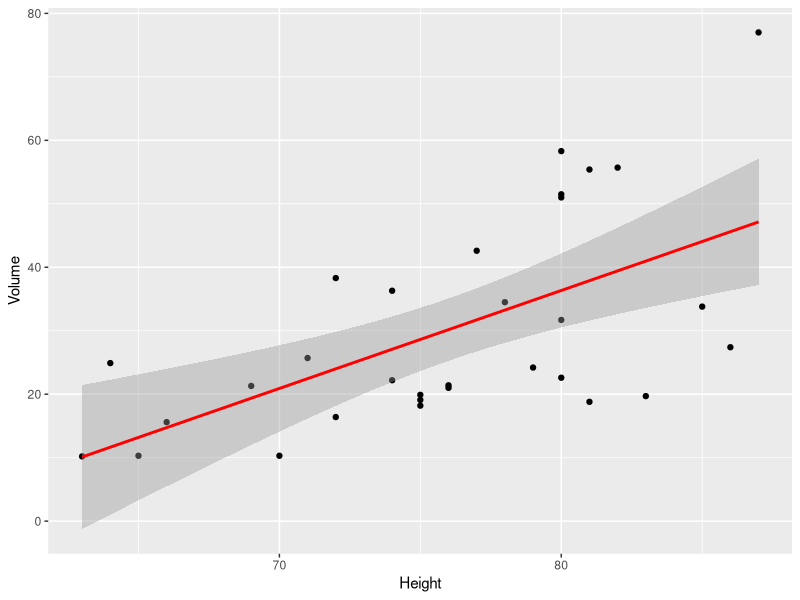
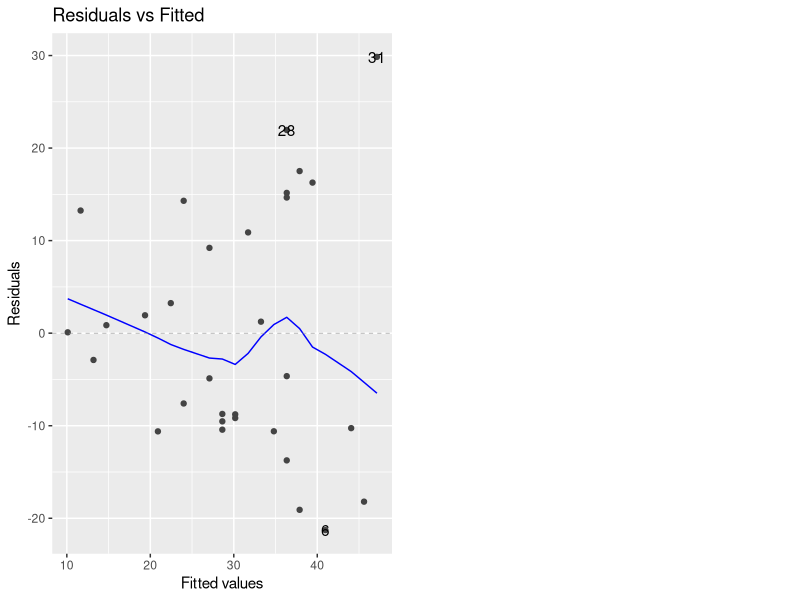
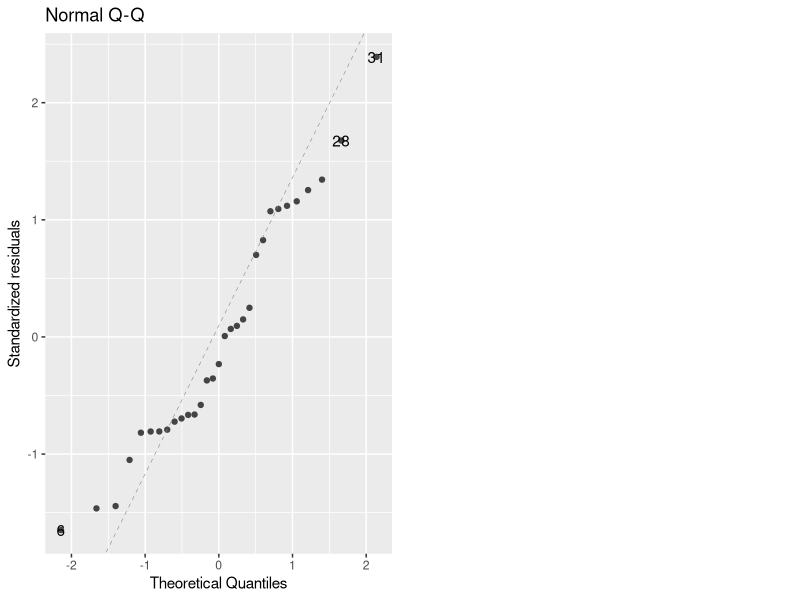
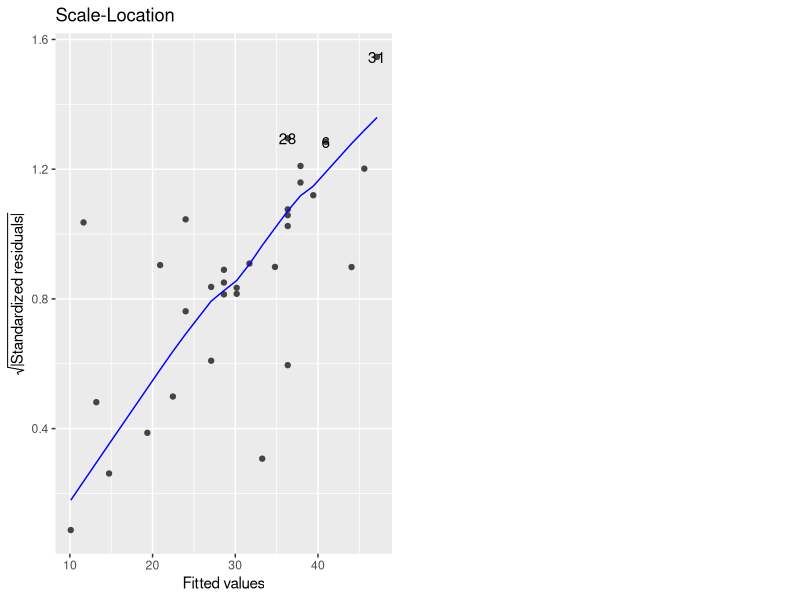
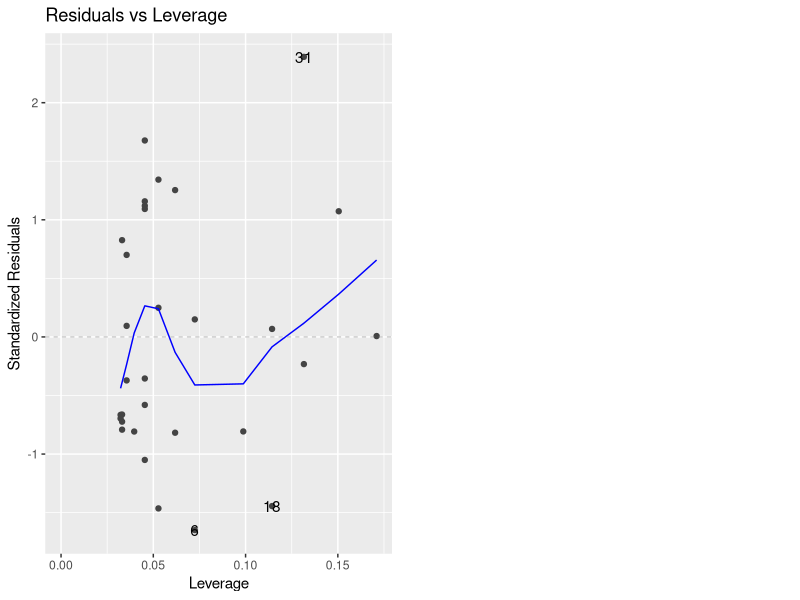
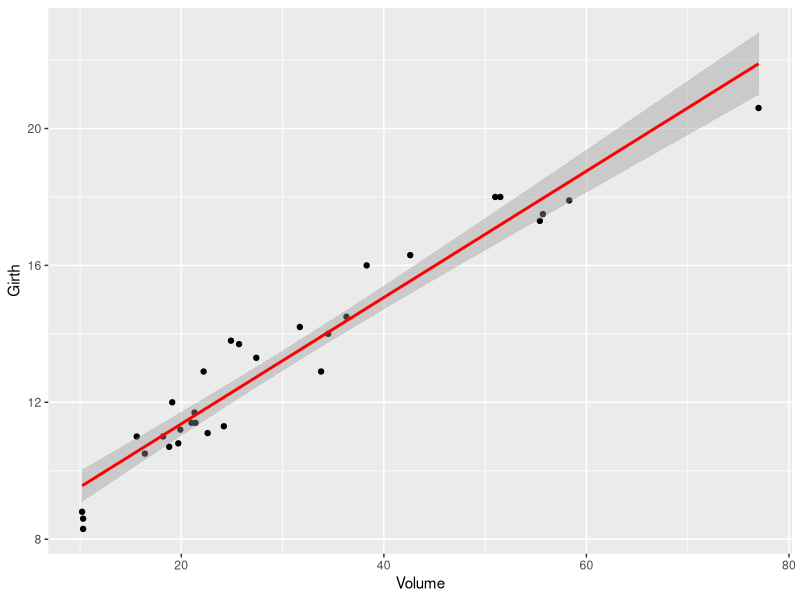
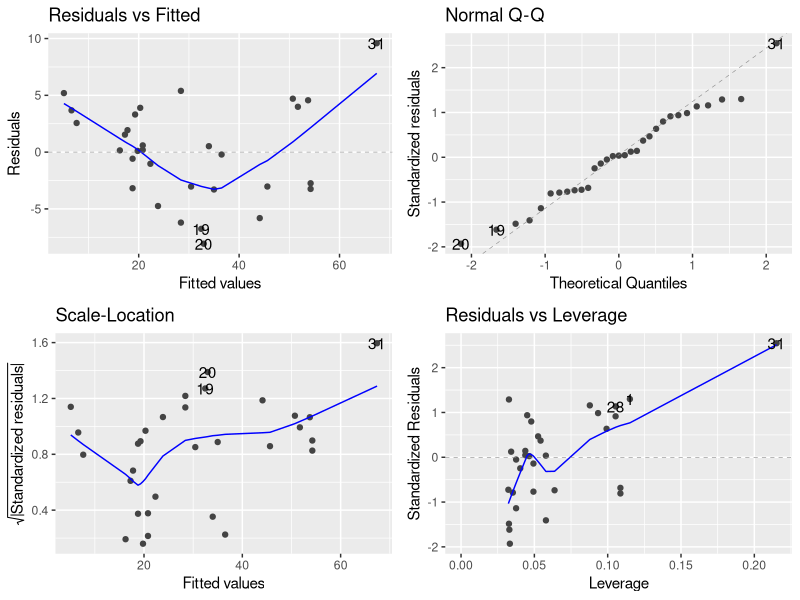
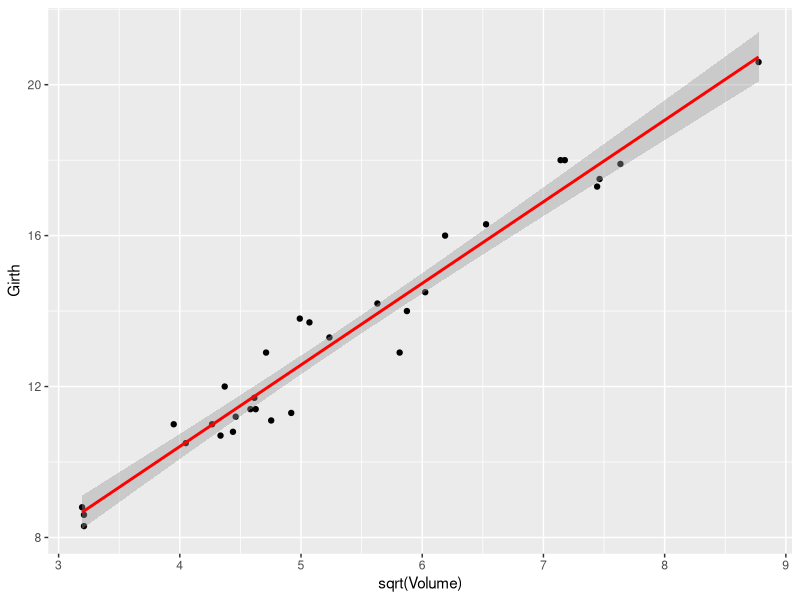

Write the R code that produced these figures, in order.
## ---- chunk 1
knitr::opts_chunk$set(echo = TRUE)
## ---- chunk 2
# load dataset
trees

# create linear model -- the two expressions below are equivalent
# tree_lm = lm(trees$Volume ~ trees$Height)
tree_lm = lm(Volume ~ Height, data = trees)
summary(tree_lm)
## ---- chunk 3
# plot height by volume and the regression line
library(ggplot2)

ggplot(trees, aes(x=Height, y=Volume))+
    geom_point()+
    stat_smooth(method="lm",
             col="red")

## ---- chunk 4
# look at various plots for the model
library(ggfortify)
tree_lm_plots = autoplot(tree_lm)
## ---- chunk 5
tree_lm_plots[1]
## ---- chunk 6
tree_lm_plots[2]
## ---- chunk 7
tree_lm_plots[3]
## ---- chunk 8
tree_lm_plots[4]
## ---- chunk 9
# create linear model -- the two expressions below are equivalent
# tree_lm = lm(trees$Volume ~ trees$Height)
tree_lm = lm(Volume ~ Girth, data = trees)
summary(tree_lm)
## ---- chunk 10
# plot height by volume and the regression line

ggplot(trees, aes(x=Volume, y=Girth))+
    geom_point()+
    stat_smooth(method="lm",
             col="red")

## ---- chunk 11

autoplot(tree_lm)

## ---- chunk 12
## ============================================================= ##
# try a transformation of Height
tree_lm_sqr = lm(sqrt(Volume) ~ Girth, data = trees)
summary(tree_lm_sqr)

## ---- chunk 13
ggplot(trees, aes(x=sqrt(Volume), y=Girth))+
    geom_point()+
    stat_smooth(method="lm",
             col="red")

## ---- chunk 14

autoplot(tree_lm_sqr)

## ---- chunk 15
range_predict = seq(from=0, to=25, by=1)

tree_lm_sqr_predict = predict.lm(tree_lm_sqr, 
                                 newdata = data.frame(Girth=range_predict),
                                 interval="confidence")

## ---- chunk 16
library(ggplot2)
library(reshape2)

tree_predict.melt = melt(tree_lm_sqr_predict)

ggplot(data = tree_predict.melt, 
       aes(x=Var1, y=value, group=Var2)) + geom_line(aes(color=Var2))
